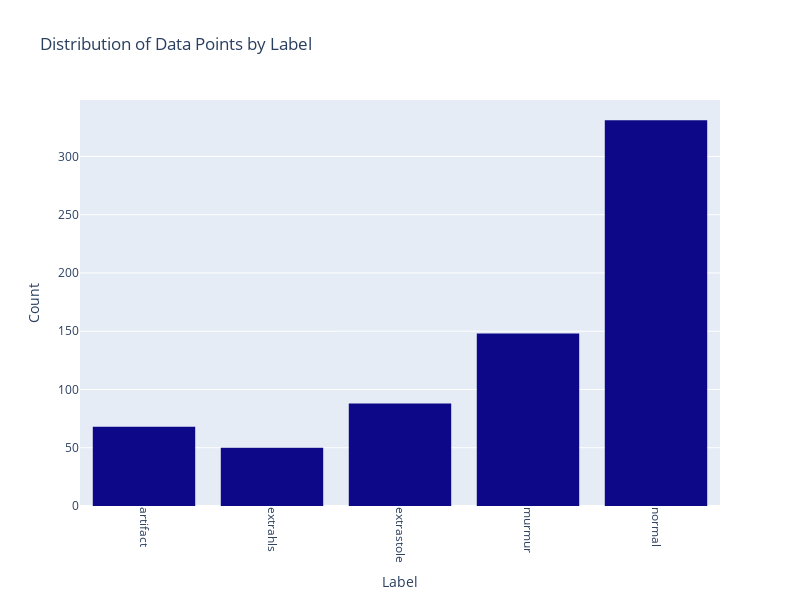

The code cell stored with this chart in its notebook:
### Code cell
import plotly.express as px

# Example DataFrame (replace with your actual DataFrame)
# df = pd.DataFrame({'label': ['artifact', 'extrahls', 'extrastole', 'murmur', 'normal', ...]})

fig = px.histogram(df, x='label', 
                   title='Distribution of Data Points by Label',
                   labels={'label': 'Label', 'count': 'Count'},
                   color_discrete_sequence=px.colors.sequential.Plasma)  # Change to a different color palette

fig.update_layout(xaxis_title='Label', yaxis_title='Count',
                  xaxis_tickangle=90, width=800, height=600)

### Figure 1 — Plotly figure (JSON) as saved in the notebook; plotly's stock layout.template omitted (floating-point values rounded to 4 significant figures; data arrays with more than 128 entries replaced by an {"elided": "..."} marker saying what was removed)
{"data": [{"alignmentgroup": "True", "bingroup": "x", "hovertemplate": "Label=%{x}<br>count=%{y}<extra></extra>", "legendgroup": "", "marker": {"color": "#0d0887", "pattern": {"shape": ""}}, "name": "", "offsetgroup": "", "orientation": "v", "showlegend": false, "type": "histogram", "x": {"elided": "685 str values"}, "xaxis": "x", "yaxis": "y"}], "layout": {"barmode": "relative", "height": 600, "legend": {"tracegroupgap": 0}, "title": {"text": "Distribution of Data Points by Label"}, "width": 800, "xaxis": {"anchor": "y", "domain": [0, 1], "tickangle": 90, "title": {"text": "Label"}}, "yaxis": {"anchor": "x", "domain": [0, 1], "title": {"text": "Count"}}}}
